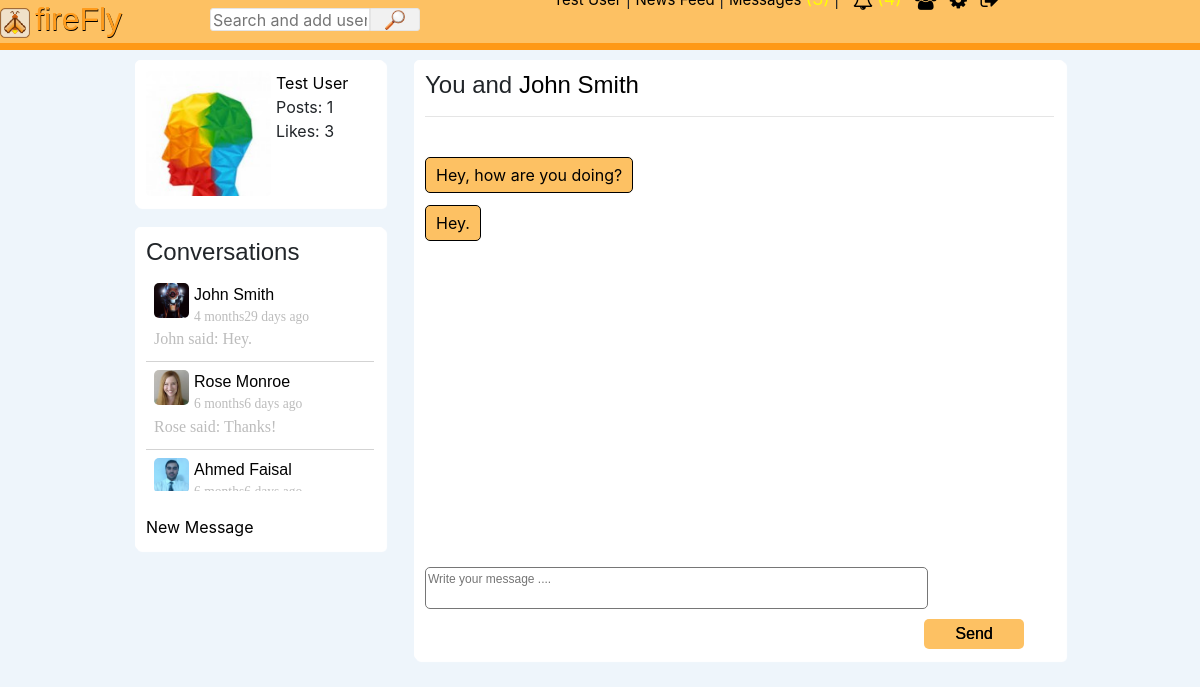
Screenshot of /messages.php (signed in) with the database file from the repository.
### tables this page shows
CREATE TABLE IF NOT EXISTS `users` (
  `id` int(11) NOT NULL AUTO_INCREMENT,
  `first_name` varchar(25) NOT NULL,
  `last_name` varchar(25) NOT NULL,
  `user_name` varchar(255) NOT NULL,
  `email` varchar(100) NOT NULL,
  `password` varchar(255) NOT NULL,
  `signup_date` date NOT NULL,
  `profile_pic` varchar(255) NOT NULL,
  `num_posts` int(11) NOT NULL,
  `num_likes` int(11) NOT NULL,
  `user_closed` varchar(3) NOT NULL,
  `friend_array` text NOT NULL,
  PRIMARY KEY (`id`)
);

CREATE TABLE IF NOT EXISTS `messages` (
  `id` int(11) NOT NULL AUTO_INCREMENT,
  `user_to` varchar(50) NOT NULL,
  `user_from` varchar(50) NOT NULL,
  `body` text NOT NULL,
  `date` datetime NOT NULL,
  `opened` varchar(3) NOT NULL,
  `viewed` varchar(3) NOT NULL,
  `deleted` varchar(3) NOT NULL,
  PRIMARY KEY (`id`)
);

### includes/classes/User.php (called while the page is built, shortened)
<?php
class User {
    private $user;
    private $con;
    public function __construct($con, $user) {
        $this->con = $con;
        $user_details_query = mysqli_query($con, "SELECT * FROM users WHERE user_name='$user'");
        $this->user = mysqli_fetch_array($user_details_query);
    }
    public function getUsername() {
        return $this->user['user_name'];
    }
    public function getFirstAndLastName() {
        $username = $this->user['user_name'];
        $query = mysqli_query($this->con, "SELECT first_name, last_name FROM users WHERE user_name='$username'");
        $row = mysqli_fetch_array($query);
        return $row['first_name'] . " " . $row['last_name'];
    }
    public function getProfilePic() {
        $username = $this->user['user_name'];
        $query = mysqli_query($this->con, "SELECT profile_pic FROM users WHERE user_name='$username'");
        $row = mysqli_fetch_array($query);
        return $row['profile_pic'];
    }
}
?>

### includes/classes/Notification.php (called while the page is built, shortened)
<?php
class Notification {
	private $user_obj;
	private $con;
	public function __construct($con, $user){
		$this->con = $con;
		$this->user_obj = new User($con, $user);
	}
	public function getUnreadNumber() {
		$userLoggedIn = $this->user_obj->getUsername();
		$query = mysqli_query($this->con, "SELECT * FROM notifications WHERE viewed='no' AND user_to='$userLoggedIn'");
		return mysqli_num_rows($query);
	}
}
?>

### messages.php (the view, shortened to what this page needs)
<?php
include("includes/header.php");
$message_obj = new Message($con, $userLoggedIn);
if (isset($_GET['u'])) {
    $user_to = $_GET['u'];
} else {
    $user_to = $message_obj->getMostRecentUser();
}
if ($user_to != "new") {
    $user_to_obj = new User($con, $user_to);
}
?>
<div class="user_details column">
    <a href="<?php echo $userLoggedIn ?>"> <img src="<?php echo $user['profile_pic']; ?>" > </a>
    <div class="user_details_left_right">
        <a href="<?php echo $userLoggedIn ?>">
            <?php
            echo $user['first_name'] . " " . $user['last_name'];
            ?>
        </a> <br>
        <?php
        echo "Posts: " . $user['num_posts'] . "<br>";
        echo "Likes: " . $user['num_likes'] . "<br>";
        ?>
    </div>
</div>
<div class="main_column column" id="main_column">
    <?php
    if ($user_to != "new") {
        echo "<h4>You and <a href ='$user_to'>" . $user_to_obj->getFirstAndLastName() . "</a></h4><hr><br>";
        echo "<div class='loaded_messages' id='scroll_messages'>";
        echo $message_obj->getMessages($user_to);
        echo "</div>";
    } else {
        echo "<h4>New Message</h4>";
    }
    ?>
    <div class="message_post">
        <form action="" method="POST">
            <?php
            if ($user_to == "new") {
                echo "Select the friend you would like to message <br><br>";
                ?> To: <input type='text' onkeyup='getUsers(this.value, "<?php echo $userLoggedIn; ?>")' name='q' placeholder='Name' autocomplete='off' id='search_text_input'> <?php
                echo "<div class='results'></div>";
            } else {
                echo "<textarea name='message_body' id='message_textarea'  style='resize:none;overflow: auto; border-radius: 5px;font-family: Helvetica ,sans-serif; font-size: 12;' placeholder='Write your message ....' required></textarea>";
                echo "<input type='submit' style='margin-right: 30;'name='post_message' class='info' id='comment_form_submit' value='Send'>";
            }
            ?>
        </form>
    </div>
</div>
<div class="user_details column" id="conversations">
    <h4>Conversations</h4>
    <div class="loaded_conversations">
        <?php echo $message_obj->getConvos(); ?>
    </div>
    <br>
    <a href="messages.php?u=new">New Message</a>
</div>

### includes/classes/Message.php (shortened to what this page needs)
<?php
class Message {
    private $user_obj;
    private $con;
    public function __construct($con, $user) {
        $this->con = $con;
        $this->user_obj = new User($con, $user);
    }
    public function getMostRecentUser() {
        $userLoggedIn = $this->user_obj->getUsername();
        $query = mysqli_query($this->con, "SELECT user_to, user_from FROM messages WHERE user_to='$userLoggedIn' OR user_from='$userLoggedIn' ORDER BY id DESC LIMIT 1");
        $row = mysqli_fetch_array($query);
        $user_to = $row['user_to'];
        $user_from = $row['user_from'];
        if ($user_to != $userLoggedIn)
            return $user_to;
        else
            return $user_from;
    }
    public function getMessages($otherUser) {
        $userLoggedIn = $this->user_obj->getUsername();
        $data = "";
        $get_messages_query = mysqli_query($this->con, "SELECT * FROM messages WHERE (user_to='$userLoggedIn' AND user_from='$otherUser') OR (user_from='$userLoggedIn' AND user_to='$otherUser')");
        while ($row = mysqli_fetch_array($get_messages_query)) {
            $user_to = $row['user_to'];
            $body = $row['body'];
            $div_top = ($user_to == $userLoggedIn) ? "<div class='message' id='green'>" : "<div class='message' id='blue'>";
            $data = $data . $div_top . $body . "</div><br><br>";
        }
        return $data;
    }
    public function getLatestMessage($userLoggedIn, $user2) {
        $details_array = array();
        $query = mysqli_query($this->con, "SELECT body, user_to, date FROM messages WHERE (user_to='$userLoggedIn' AND user_from='$user2') OR (user_to='$user2' AND user_from='$userLoggedIn') ORDER BY id DESC LIMIT 1");
        $query_to_show_name = mysqli_query($this->con, "SELECT first_name FROM users WHERE user_name = '$user2'");
        $row2 = mysqli_fetch_array($query_to_show_name);
        $row2_result = $row2['first_name'];
        $row = mysqli_fetch_array($query);
        $sent_by = ($row['user_to'] == $userLoggedIn) ? "$row2_result said: " : "You said: ";
        $date_time_now = date("Y-m-d H:i:s");
        $start_date = new DateTime($row['date']);
        $end_date = new DateTime($date_time_now);
        $interval = $start_date->diff($end_date);
        if ($interval->y >= 1) {
            if ($interval == 1)
                $time_message = $interval->y . " year ago";
            else
                $time_message = $interval->y . " years ago";
        }
        else if ($interval->m >= 1) {
            if ($interval->d == 0) {
                $days = " ago";
            } else if ($interval->d == 1) {
                $days = $interval->d . " day ago";
            } else {
                $days = $interval->d . " days ago";
            }
            if ($interval->m == 1) {
                $time_message = $interval->m . " month" . $days;
            } else {
                $time_message = $interval->m . " months" . $days;
            }
        } else if ($interval->d >= 1) {
            if ($interval->d == 1) {
                $time_message = "Yesterday";
            } else {
                $time_message = $interval->d . " days ago";
            }
        } else if ($interval->h >= 1) {
            if ($interval->h == 1) {
                $time_message = $interval->h . " hour ago";
            } else {
                $time_message = $interval->h . " hours ago";
            }
        } else if ($interval->i >= 1) {
            if ($interval->i == 1) {
                $time_message = $interval->i . " minute ago";
            } else {
                $time_message = $interval->i . " minutes ago";
            }
        } else {
            if ($interval->s < 30) {
                $time_message = "Just now";
            } else {
                $time_message = $interval->s . " seconds ago";
            }
        }
        array_push($details_array, $sent_by);
        array_push($details_array, $row['body']);
        array_push($details_array, $time_message);
        return $details_array;
    }
    public function getConvos() {
        $userLoggedIn = $this->user_obj->getUsername();
        $return_string = "";
        $convos = array();
        $query = mysqli_query($this->con, "SELECT user_to, user_from FROM messages WHERE user_to='$userLoggedIn' OR user_from='$userLoggedIn' ORDER BY id DESC");
        while ($row = mysqli_fetch_array($query)) {
            $user_to_push = ($row['user_to'] != $userLoggedIn) ? $row['user_to'] : $row['user_from'];
            if (!in_array($user_to_push, $convos)) {
                array_push($convos, $user_to_push);
            }
        }
        foreach ($convos as $username) {
            $user_found_obj = new User($this->con, $username);
            $latest_message_details = $this->getLatestMessage($userLoggedIn, $username);
            $dots = (strlen($latest_message_details[1]) >= 12) ? "..." : "";
            $split = str_split($latest_message_details[1], 12);
            $split = $split[0] . $dots;
            $return_string .= "<a href='messages.php?u=$username'> <div class='user_found_messages'>
								<img src='" . $user_found_obj->getProfilePic() . "' style='border-radius: 5px; margin-right: 5px;'>
								" . $user_found_obj->getFirstAndLastName() . " <br>
								<span class='timestamp_smaller' id='grey'> " . $latest_message_details[2] . "</span>
								<p id='grey' style='margin-bottom: 0;'>" . $latest_message_details[0] . $split . " </p>
								</div>
								</a>";
        }
        return $return_string;
    }
}
?>

### assets/stylesheets/style.css (style rules this page uses)
body { background-color: #eef5fb; }
.column { background-color: #fff; padding: 10px; border: 1px solid #fff; border-radius: 5px; box-shadow: 2px 2px 1px #fff; z-index: -1; }
.user_details { width: 250px; float: left; margin-bottom: 20px; }
.user_details img { height: 120px; border-radius: 5px; margin-right: 5px; }
.user_details_left_right { width: 125px; display: inline-block; position: absolute; }
.user_details_left_right a { text-decoration: none; color: #000; }
.user_details img { height: 125px; border-radius: 5px; margin-right: 5px; }
.main_column { float: right; width: 70%; z-index: -1; min-height: 170px; }
#comment_form_submit { background-color: rgb(253, 193, 99); font-family: 'Bellota-LightItalic' , sans-serif; float: right; width: 100; height: 30; margin-top: 10; border-radius: 5px; border: none; text-shadow: #000 0.2px 0.2px 0px; outline: 0; }
.main_column a { text-decoration: none; color: #000; }
.info { background-color: rgba(255, 143, 0, 0.78); color: #000; outline: 0; }
#message_textarea { width: 80%; margin-right: 8px; }
.message { border: 1px solid #000; border-radius: 5px; padding: 5px 10px; display: inline-block; color: #000; }
.message#green { border: 1px solid #000; border-radius: 5px; padding: 5px 10px; display: inline-block; color: #000; background-color: rgb(253, 193, 99); float: left; }
.loaded_messages { height: 65%; min-height: 300px; max-height: 400px; overflow-y: scroll; margin-bottom: 10px; }
.loaded_conversations { max-height: 216px; overflow-y: scroll; }
.user_found_messages { border-bottom: 1px solid #D3D3D3; padding: 8px 8px 10px 8px; color: #000; font-family: "Bellota-BoldItalic", sans-serif; }
.user_found_messages img { height: 35px; float: left; }
a { text-decoration: none; color: #000; }
#grey { color: #BCBCBC; font-family: initial; }
h4 { font-family: "Bellota-BoldItalic", sans-serif; }
.timestamp_smaller { font-size: 85%; margin: 0; }

### assets/stylesheets/header_1550.css (style rules this page uses)
body { background-color: #eef5fb; }
.column { background-color: #fff; padding: 10px; border: 1px solid #fff; border-radius: 5px; box-shadow: 2px 2px 1px #fff; z-index: -1; }
.user_details { width: 250px; float: left; margin-bottom: 20px; }
.user_details img { height: 120px; border-radius: 5px; margin-right: 5px; }
.user_details_left_right { width: 125px; display: inline-block; position: absolute; }
.user_details_left_right a { text-decoration: none; color: #000; }
.user_details img { height: 125px; border-radius: 5px; margin-right: 5px; }
.main_column { float: right; width: 70%; z-index: -1; min-height: 170px; }
#comment_form_submit { background-color: rgb(253, 193, 99); font-family: 'Bellota-LightItalic' , sans-serif; float: right; width: 100; height: 30; margin-top: 10; border-radius: 5px; border: none; text-shadow: #000 0.2px 0.2px 0px; outline: 0; }
.main_column a { text-decoration: none; color: #000; }
.info { background-color: rgba(255, 143, 0, 0.78); color: #000; outline: 0; }
#message_textarea { width: 80%; margin-right: 8px; }
.message { border: 1px solid #000; border-radius: 5px; padding: 5px 10px; display: inline-block; color: #000; }
.message#green { border: 1px solid #000; border-radius: 5px; padding: 5px 10px; display: inline-block; color: #000; background-color: rgb(253, 193, 99); float: left; }
.loaded_messages { height: 65%; min-height: 300px; max-height: 400px; overflow-y: scroll; margin-bottom: 10px; }
.loaded_conversations { max-height: 216px; overflow-y: scroll; }
.user_found_messages { border-bottom: 1px solid #D3D3D3; padding: 8px 8px 10px 8px; color: #000; font-family: "Bellota-BoldItalic", sans-serif; }
.user_found_messages img { height: 35px; float: left; }
a { text-decoration: none; color: #000; }
#grey { color: #BCBCBC; font-family: initial; }
h4 { font-family: "Bellota-BoldItalic", sans-serif; }
.timestamp_smaller { font-size: 85%; margin: 0; }

### rows the page displays
users: profile_pic (picture), first_name "Test", last_name "User", num_posts "1", num_likes "3"
users: $user_to_obj->getFirstAndLastName() "John Smith", profile_pic (picture), $user_found_obj->getFirstAndLastName() "John Smith"
messages: body "Hey, how are you doing?"
messages: body "Hey."
users: profile_pic (picture), $user_found_obj->getFirstAndLastName() "Rose Monroe"
users: profile_pic (picture), $user_found_obj->getFirstAndLastName() "Ahmed Faisal"

### other values shown
$latest_message_details[2] "4 months29 days ago"
$latest_message_details[0] "John said:"
$split "Hey."
$latest_message_details[2] "6 months6 days ago"
$latest_message_details[0] "Rose said:"
$split "Thanks!"
